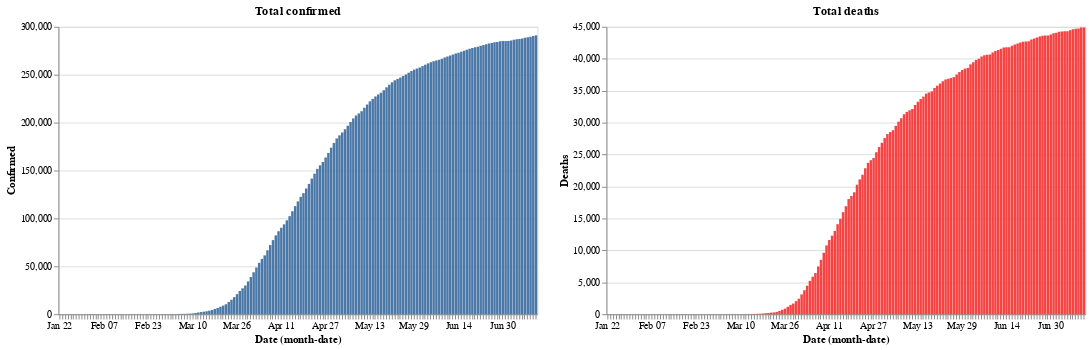

Notebook cell for this chart:
### Code cell
red = alt.value('#f54242')
base.encode(y='Confirmed').properties(title='Total confirmed')|base.encode(y='Deaths',color=red).properties(title='Total deaths')

### Figure 1 — Vega-Lite specification as saved in the notebook (floating-point values rounded to 4 significant figures; data arrays with more than 128 entries replaced by an {"elided": "..."} marker saying what was removed)
{"config": {"view": {"continuousWidth": 400, "continuousHeight": 300}}, "hconcat": [{"mark": "bar", "encoding": {"x": {"type": "ordinal", "field": "Date", "timeUnit": "monthdate"}, "y": {"type": "quantitative", "field": "Confirmed"}}, "title": "Total confirmed", "width": 500}, {"mark": "bar", "encoding": {"color": {"value": "#f54242"}, "x": {"type": "ordinal", "field": "Date", "timeUnit": "monthdate"}, "y": {"type": "quantitative", "field": "Deaths"}}, "title": "Total deaths", "width": 500}], "data": {"name": "data-5758e1f52523831642b5c0c1c6575581"}, "$schema": "https://vega.github.io/schema/vega-lite/v4.8.1.json", "datasets": {"data-5758e1f52523831642b5c0c1c6575581": {"elided": "173 records"}}}
